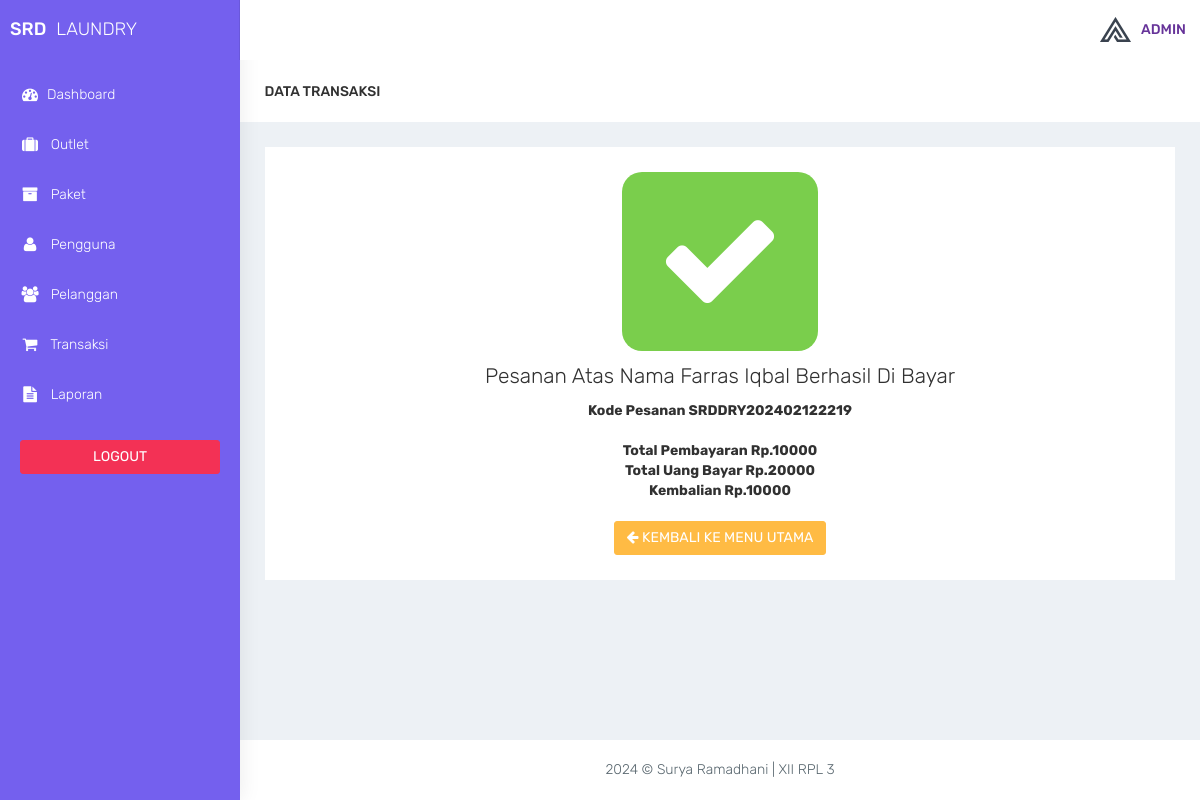
/admin/transaksi_telah_dibayar.php?id=58 (signed in), run on the app's committed database.
### tables this page shows
CREATE TABLE `transaksi` (
  `id_transaksi` int(11) NOT NULL,
  `outlet_id` int(11) DEFAULT NULL,
  `kode_invoice` varchar(100) DEFAULT NULL,
  `member_id` int(11) DEFAULT NULL,
  `tgl` datetime DEFAULT NULL,
  `batas_waktu` datetime DEFAULT NULL,
  `tgl_pembayaran` datetime DEFAULT NULL,
  `status` enum('Baru','Proses','Selesai','Diambil') DEFAULT NULL,
  `status_bayar` enum('Dibayar','Belum') DEFAULT NULL,
  `user_id` int(11) DEFAULT NULL
);

CREATE TABLE `member` (
  `id_member` int(11) NOT NULL,
  `nama_member` varchar(100) DEFAULT NULL,
  `alamat_member` text DEFAULT NULL,
  `jenis_kelamin` enum('Laki-Laki','Perempuan') DEFAULT NULL,
  `telp_member` varchar(15) DEFAULT NULL
);

CREATE TABLE `detail_transaksi` (
  `id_detail` int(11) NOT NULL,
  `transaksi_id` int(11) DEFAULT NULL,
  `paket_id` int(11) DEFAULT NULL,
  `qty` double DEFAULT NULL,
  `total_harga` double DEFAULT NULL,
  `keterangan` text DEFAULT NULL,
  `total_bayar` int(11) DEFAULT NULL
);

### admin/functions.php (called while the page is built, shortened)
<?php
function ambilsatubaris($conn, $query)
{
    $db = mysqli_query($conn, $query);
    return mysqli_fetch_assoc($db);
}

### admin/transaksi_telah_dibayar.php (the view, shortened to what this page needs)
<?php
$title = 'transaksi';
require 'functions.php';
require 'layout_header.php';
$query = 'SELECT transaksi.*,member.nama_member , detail_transaksi.total_harga, detail_transaksi.total_bayar FROM transaksi INNER JOIN member ON member.id_member = transaksi.member_id INNER JOIN detail_transaksi ON detail_transaksi.transaksi_id = transaksi.id_transaksi WHERE transaksi.id_transaksi = ' . $_GET['id'];
$data = ambilsatubaris($conn, $query);
?>
<div class="container-fluid">
    <div class="row bg-title">
        <div class="col-lg-3 col-md-4 col-sm-4 col-xs-12">
            <h4 class="page-title">Data <?= $title ?></h4>
        </div>
    </div>
    <div class="row">
        <div class="col-md-12 col-lg-12 col-sm-12 col-xs-12">
            <div class="white-box">
                <div class="row">
                    <div class="col-md-4"></div>
                    <div class="col-md-4 text-center" style="padding-left: 50px;padding-right: 50px;">
                        <div class="bg-success" style="font-size: 125px;border-radius: 20px">
                            <i class="fa fa-check fa-10x text-white"></i>
                        </div>
                    </div>
                    <div class="col-md-4"></div>
                </div>
                <div class="row">
                    <div class="col-md-12 text-center">
                        <h3>Pesanan Atas Nama <?= $data['nama_member'] ?> Berhasil Di Bayar</h3>
                        <strong>Kode Pesanan <?= $data['kode_invoice'] ?></strong><br><br>
                        <strong>Total Pembayaran Rp.<?= $data['total_harga'] ?></strong><br>
                        <strong>Total Uang Bayar Rp.<?= $data['total_bayar'] ?></strong><br>
                        <strong>Kembalian Rp.<?= $data['total_bayar'] - $data['total_harga'] ?></strong><br><br>
                        <a href="transaksi.php" class="btn btn-warning"><i class="fa fa-arrow-left"></i> KEMBALI KE MENU UTAMA</a>
                    </div>
                </div>
            </div>
        </div>
    </div>
</div>
<?php
require 'layout_footer.php';

### assets/css/colors/default.css (style rules this page uses)
body { background: #fff; }

### data on the page
transaksi: member.nama_member "Farras Iqbal", kode_invoice "SRDDRY202402122219", detail_transaksi.total_harga "10000", detail_transaksi.total_bayar "20000"

### other printed values
$title "TRANSAKSI"
